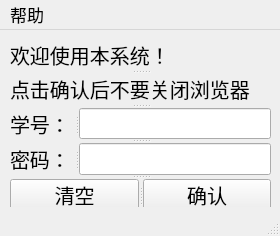
<?xml version="1.0" encoding="UTF-8"?>
<ui version="4.0">
 <class>MainWindow</class>
 <widget class="QMainWindow" name="MainWindow">
  <property name="geometry">
   <rect>
    <x>0</x>
    <y>0</y>
    <width>280</width>
    <height>236</height>
   </rect>
  </property>
  <property name="font">
   <font>
    <pointsize>15</pointsize>
   </font>
  </property>
  <property name="windowTitle">
   <string>XJTU选课程序</string>
  </property>
  <widget class="QWidget" name="centralwidget">
   <widget class="QSplitter" name="splitter_4">
    <property name="geometry">
     <rect>
      <x>10</x>
      <y>10</y>
      <width>261</width>
      <height>171</height>
     </rect>
    </property>
    <property name="orientation">
     <enum>Qt::Vertical</enum>
    </property>
    <widget class="QLabel" name="label">
     <property name="text">
      <string>欢迎使用本系统！</string>
     </property>
    </widget>
    <widget class="QLabel" name="label_4">
     <property name="text">
      <string>点击确认后不要关闭浏览器</string>
     </property>
    </widget>
    <widget class="QSplitter" name="splitter_2">
     <property name="orientation">
      <enum>Qt::Horizontal</enum>
     </property>
     <widget class="QLabel" name="label_2">
      <property name="text">
       <string>学号：</string>
      </property>
     </widget>
     <widget class="QLineEdit" name="lineEdit">
      <property name="text">
       <string/>
      </property>
     </widget>
    </widget>
    <widget class="QSplitter" name="splitter">
     <property name="orientation">
      <enum>Qt::Horizontal</enum>
     </property>
     <widget class="QLabel" name="label_3">
      <property name="text">
       <string>密码：</string>
      </property>
     </widget>
     <widget class="QLineEdit" name="lineEdit_2">
      <property name="text">
       <string/>
      </property>
     </widget>
    </widget>
    <widget class="QSplitter" name="splitter_3">
     <property name="orientation">
      <enum>Qt::Horizontal</enum>
     </property>
     <widget class="QPushButton" name="pushButton">
      <property name="text">
       <string>清空</string>
      </property>
     </widget>
     <widget class="QPushButton" name="pushButton_2">
      <property name="text">
       <string>确认</string>
      </property>
     </widget>
    </widget>
   </widget>
  </widget>
  <widget class="QMenuBar" name="menubar">
   <property name="geometry">
    <rect>
     <x>0</x>
     <y>0</y>
     <width>280</width>
     <height>29</height>
    </rect>
   </property>
   <property name="font">
    <font>
     <pointsize>13</pointsize>
    </font>
   </property>
   <widget class="QMenu" name="menu">
    <property name="title">
     <string>帮助</string>
    </property>
    <addaction name="actionHelp"/>
   </widget>
   <addaction name="menu"/>
  </widget>
  <widget class="QStatusBar" name="statusbar"/>
  <action name="actionHelp">
   <property name="text">
    <string>Help</string>
   </property>
  </action>
 </widget>
 <resources/>
 <connections/>
</ui>
